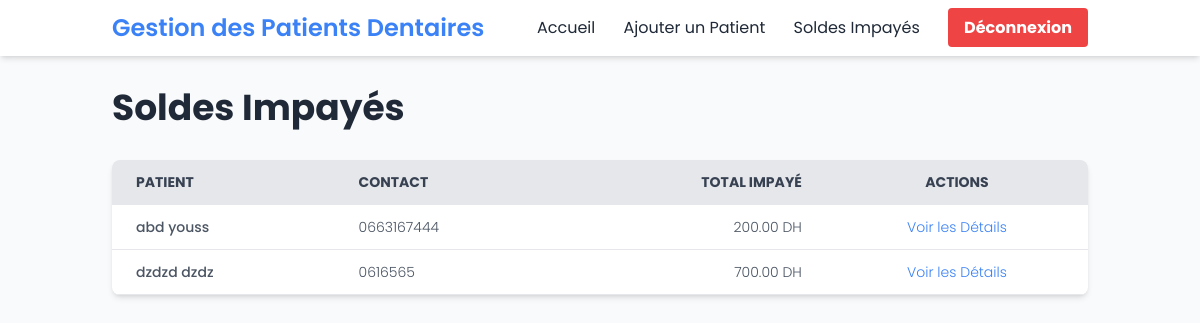
The app's page /unpaid_balances (signed in) with its own data.
### app.py (models this page shows)
class Patient(db.Model):
    id = db.Column(db.Integer, primary_key=True)
    nom = db.Column(db.String(100), nullable=False)
    prenom = db.Column(db.String(100), nullable=False)
    telephone = db.Column(db.String(20), nullable=False)
    numero_carte_national = db.Column(db.String(50), nullable=False)
    assurance = db.Column(db.String(100))
    profession = db.Column(db.String(100))
    maladie = db.Column(db.String(200))
    observation = db.Column(db.Text)
    visits = db.relationship('Visit', backref='patient', lazy=True)

### app.py (the view)
@app.route('/unpaid_balances')
@login_required
def unpaid_balances():
    patients_with_unpaid = db.session.query(Patient).join(Visit).filter(Visit.reste > 0).distinct().all()
    patient_balances = []
    for patient in patients_with_unpaid:
        total_unpaid = sum(visit.reste for visit in patient.visits if visit.reste > 0)
        patient_balances.append({
            'patient': patient,
            'total_unpaid': total_unpaid
        })
    return render_template('unpaid_balances.html', patient_balances=patient_balances)

### app.py (called while the page is built)
@login_manager.user_loader
def load_user(user_id):
    return User.query.get(int(user_id))

### templates/unpaid_balances.html (shortened to what this page needs)
<!DOCTYPE html>
<html lang="fr">
<head>
    <script src="https://cdn.tailwindcss.com"></script>
</head>
<body class="bg-gray-50 min-h-screen font-sans">
    <nav class="bg-white shadow-md">
        <div class="container mx-auto px-6 py-3">
            <div class="flex justify-between items-center">
                <div class="text-2xl font-semibold text-primary">
                    Gestion des Patients Dentaires
                </div>
                <div>
                    <a href="{{ url_for('index') }}" class="text-gray-800 hover:text-primary mx-3 transition-all">Accueil</a>
                    <a href="{{ url_for('add_patient') }}" class="text-gray-800 hover:text-primary mx-3 transition-all">Ajouter un Patient</a>
                    <a href="{{ url_for('unpaid_balances') }}" class="text-gray-800 hover:text-primary mx-3 transition-all">Soldes Impayés</a>
                    <a href="{{ url_for('logout') }}" class="bg-red-500 hover:bg-red-600 text-white font-bold py-2 px-4 rounded transition-all ml-3">Déconnexion</a>
                </div>
            </div>
        </div>
    </nav>
    <div class="container mx-auto px-6 py-8">
        <h1 class="text-4xl font-bold text-gray-800 mb-8">Soldes Impayés</h1>
        <div class="overflow-x-auto bg-white shadow-md rounded-lg">
            <table class="w-full table-auto">
                <thead class="bg-gray-200 text-gray-700 uppercase text-sm leading-normal">
                    <tr>
                        <th class="py-3 px-6 text-left">Patient</th>
                        <th class="py-3 px-6 text-left">Contact</th>
                        <th class="py-3 px-6 text-right">Total Impayé</th>
                        <th class="py-3 px-6 text-center">Actions</th>
                    </tr>
                </thead>
                <tbody class="text-gray-600 text-sm font-light">
                    {% for item in patient_balances %}
                    <tr class="border-b border-gray-200 hover:bg-gray-100">
                        <td class="py-3 px-6 text-left whitespace-nowrap">
                            <div class="font-medium">{{ item.patient.nom }} {{ item.patient.prenom }}</div>
                        </td>
                        <td class="py-3 px-6 text-left">
                            {{ item.patient.telephone }}
                        </td>
                        <td class="py-3 px-6 text-right">
                            {{ "%.2f"|format(item.total_unpaid) }} DH
                        </td>
                        <td class="py-3 px-6 text-center">
                            <a href="{{ url_for('patient_detail', patient_id=item.patient.id) }}" class="text-primary hover:text-accent transition-all">Voir les Détails</a>
                        </td>
                    </tr>
                    {% endfor %}
                </tbody>
            </table>
        </div>
    </div>
</body>
</html>

### records on screen
Patient: patient.nom "abd", patient.prenom "youss", patient.telephone "0663167444"
Patient: patient.nom "dzdzd", patient.prenom "dzdz", patient.telephone "0616565"

### other values on screen
{{ "%.2f"|format(item.total_unpaid) }} "200.00" "700.00"
